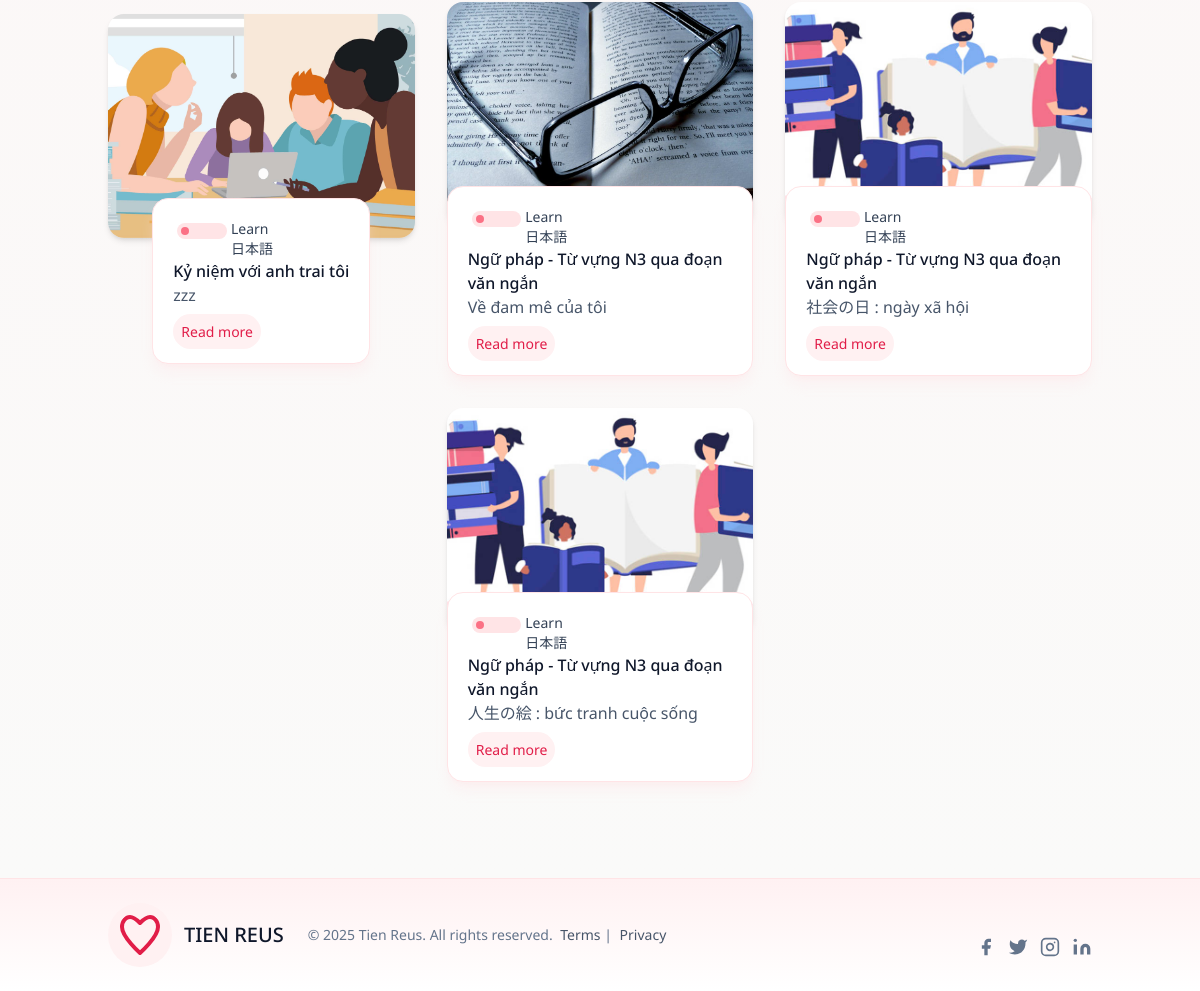
The app's page /search/ (lower part), older data.
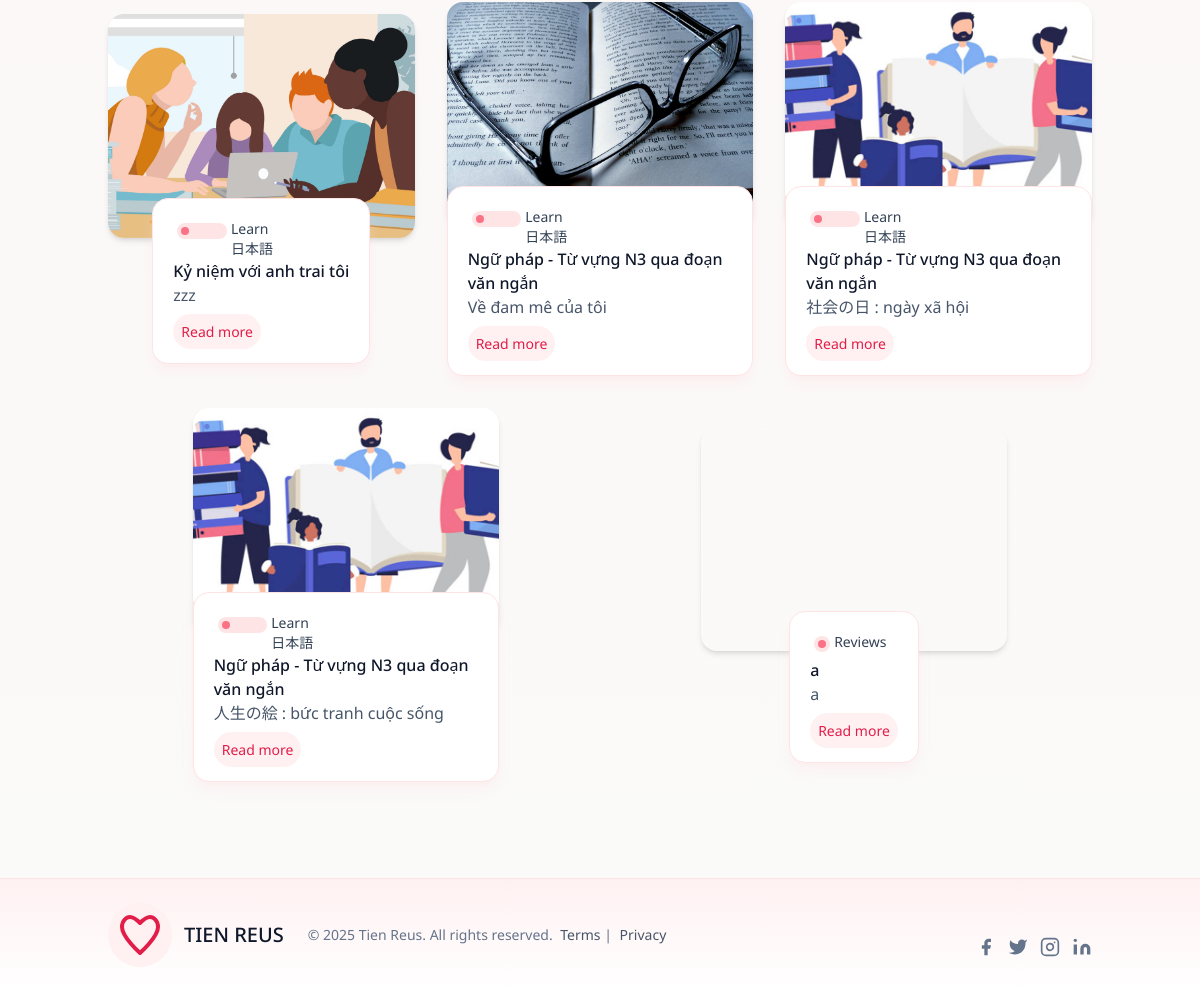
The same page, newer data.
### posts/models.py (models this page shows, shortened)
class Post(models.Model):
    STATUS_DRAFT = "draft"
    STATUS_PUBLISHED = "published"
    STATUS_CHOICES = [
        (STATUS_DRAFT, "Draft"),
        (STATUS_PUBLISHED, "Published"),
    ]
    title = models.CharField(max_length=100)
    slug = models.SlugField()
    overview = models.TextField()
    timestamp = models.DateTimeField(auto_now_add=True)
    content = models.TextField()
    author = models.ForeignKey(Author, on_delete=models.CASCADE)
    thumbnail = models.ImageField()
    categories = models.ManyToManyField(Category)
    featured = models.BooleanField()
    status = models.CharField(max_length=20, choices=STATUS_CHOICES, default=STATUS_PUBLISHED)

class Category(models.Model):
    title = models.CharField(max_length=20)
    subtitle = models.CharField(max_length=20)
    slug = models.SlugField()
    thumbnail = models.ImageField()

### posts/views.py (the view)
# urls.py: path('search/', search, name = 'search'),
def search(request):
    queryset = published_posts()
    query = request.GET.get('q')
    if query:
        queryset = queryset.filter(
            Q(title__icontains=query) |
            Q(overview__icontains=query)
        ).distinct()
    context = {
        'object_list': queryset
    }
    return render(request, 'search_bar.html', context)

### posts/templatetags/markdown_extras.py (called while the page is built)
@register.simple_tag
def get_categories():
    return Category.objects.all()[0:3]

### posts/views.py (called while the page is built)
def published_posts():
    return Post.objects.filter(status=Post.STATUS_PUBLISHED)

### templates/search_bar.html (shortened to what this page needs)
{% extends 'base.html' %}
{% block content %}
<section class="blog bg-gradient-to-b from-rose-50 to-stone-50 text-slate-700 body-font">
    <div class="container px-5 py-24 mx-auto">
      <div class="flex flex-wrap sm:-m-4 -mx-4 -mb-10 -mt-4">
        {% for obj in object_list %}
        <div class="p-4 md:w-1/3 md:mb-0 mb-6 flex flex-col justify-center items-center max-w-sm mx-auto">
          <div class="h-56 w-full rounded-2xl shadow-md bg-cover bg-center" style="background-image: url('{{ obj.thumbnail.url }}')"></div>
          <div class="w-70 -mt-10 overflow-hidden rounded-2xl border border-rose-100 bg-white p-5 shadow-lg shadow-rose-100/40">
            <div class="header-content inline-flex ">
              <div class="category-badge m flex-1 m-1 h-4 w-4 rounded-full bg-rose-100">
                <div class="m-1 h-2 w-2 rounded-full bg-rose-400" ></div>
              </div>
              {% for category in obj.categories.all %}
              <div class="category-title flex-1 text-sm">
                {{ category.title }}
              </div>
              {% endfor %}
            </div>
              <div class="title-post font-medium text-slate-900">
              {{ obj.title }}
              </div>
              <div class="summary-post text-base text-justify text-slate-600">
                {{ obj.overview }}
              </div>
              <div class="mt-3">
              <a href="{% url 'post' obj.slug %}" class="rounded-full bg-rose-50 p-2 text-sm text-rose-600 transition hover:bg-rose-100 ">
                Read more
              </a>
            </div>
          </div>
        </div>
        {% endfor %}
      </div>
    </div>
</section>
{% endblock %}

### templates/base.html (shortened to what this page needs)
{% load static %}
<!doctype html>
<html>
  <head>
  <script src="https://cdn.tailwindcss.com"></script>
  </head>
  <body class="bg-stone-50 text-slate-700">
    <div class="flower-overlay" id="flowerOverlay" aria-hidden="true"></div>
    {% block content %}
    {% endblock content %}
    {% include "footer.html" %}
  </body>
</html>

### templates/navbar.html (shortened to what this page needs)
{% load markdown_extras %}

### templates/footer.html (shortened to what this page needs)
<div class="border-t border-rose-100 bg-gradient-to-b from-rose-50 to-white">
  <div class="container px-5 py-6 mx-auto flex items-center sm:flex-row flex-col">
    <a class="flex title-font font-medium items-center md:justify-start justify-center text-slate-900">
      <span class="ml-3 text-xl">TIEN REUS</span>
    </a>
    <p class="text-sm text-slate-500 sm:ml-6 sm:mt-0 mt-4">
      © 2025 Tien Reus. All rights reserved.
      <a href="/#" class="ml-1 text-slate-600" target="_blank">Terms</a> |
      <a href="/#" class="ml-1 text-slate-600" target="_blank">Privacy</a>
    </p>
    <span class="inline-flex sm:ml-auto sm:mt-0 mt-4 justify-center sm:justify-start">
      <button class="text-slate-500">
        <a href="https://www.facebook.com" target="_blank" class="ml-3 text-slate-500 transition hover:text-rose-500">
          <svg fill="currentColor" stroke-linecap="round" stroke-linejoin="round" stroke-width="2" class="w-5 h-5" viewBox="0 0 24 24">
            <path d="M18 2h-3a5 5 0 00-5 5v3H7v4h3v8h4v-8h3l1-4h-4V7a1 1 0 011-1h3z"></path>
          </svg>
        </a>
      </button>
      <button class="ml-3 text-slate-500">
        <a href="https://www.facebook.com" target="_blank" class="ml-3 text-slate-500 transition hover:text-rose-500">
          <svg fill="currentColor" stroke-linecap="round" stroke-linejoin="round" stroke-width="2" class="w-5 h-5" viewBox="0 0 24 24">
            <path d="M23 3a10.9 10.9 0 01-3.14 1.53 4.48 4.48 0 00-7.86 3v1A10.66 10.66 0 013 4s-4 9 5 13a11.64 11.64 0 01-7 2c9 5 20 0 20-11.5a4.5 4.5 0 00-.08-.83A7.72 7.72 0 0023 3z"></path>
          </svg>
        </a>
      </button>
      <button class="ml-3 text-slate-500">
        <a href="https://www.facebook.com" target="_blank" class="ml-3 text-slate-500 transition hover:text-rose-500">
          <svg fill="none" stroke="currentColor" stroke-linecap="round" stroke-linejoin="round" stroke-width="2" class="w-5 h-5" viewBox="0 0 24 24">
            <rect width="20" height="20" x="2" y="2" rx="5" ry="5"></rect>
            <path d="M16 11.37A4 4 0 1112.63 8 4 4 0 0116 11.37zm1.5-4.87h.01"></path>
          </svg>
        </a>
      </button>
      <button class="ml-3 text-slate-500">
        <a href="https://www.facebook.com" target="_blank" class="ml-3 text-slate-500 transition hover:text-rose-500">
          <svg fill="currentColor" stroke="currentColor" stroke-linecap="round" stroke-linejoin="round" stroke-width="0" class="w-5 h-5" viewBox="0 0 24 24">
            <path stroke="none" d="M16 8a6 6 0 016 6v7h-4v-7a2 2 0 00-2-2 2 2 0 00-2 2v7h-4v-7a6 6 0 016-6zM2 9h4v12H2z"></path>
            <circle cx="4" cy="4" r="2" stroke="none"></circle>
          </svg>
        </a>
      </button>
    </span>
  </div>
</div>

### templates/base.html (style rules this page uses)
:root { --font-ui: "Noto Sans", "Segoe UI", Tahoma, Geneva, Verdana, sans-serif; }
html, body { font-family: var(--font-ui); font-synthesis-weight: none; text-rendering: optimizeLegibility; -webkit-font-smoothing: antialiased; -moz-osx-font-smoothing: grayscale; }
.flower-overlay { pointer-events: none; position: fixed; inset: 0; overflow: hidden; z-index: 40; }

Row changes from the older to the newer data that the page shows:
added Post: title "a", overview "a"
now on this page (row unchanged): Category: title "Reviews", shown under "a"
